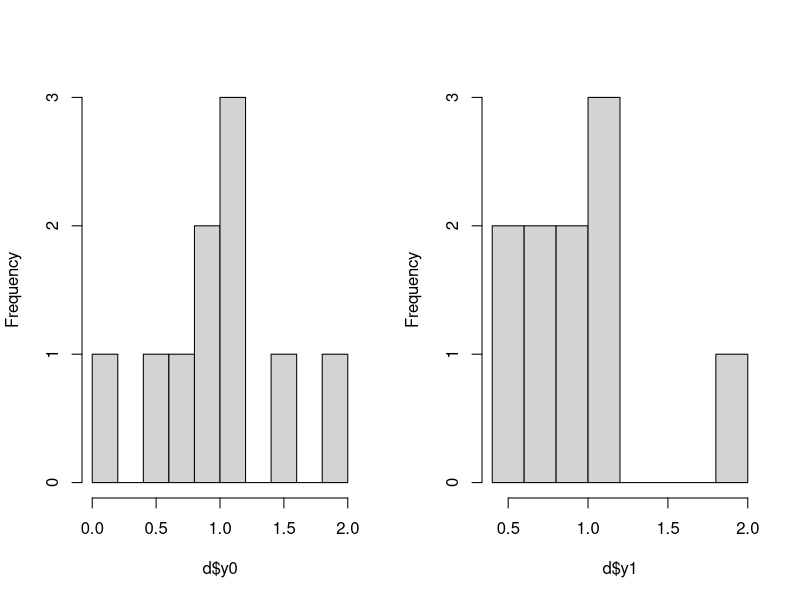

Here is the R script that generated this plot:
## ---- chunk 1
# Uploading the control and treatment groups outcome
po_control <- c(5,3,10,5,10)
po_treatment <- c(6,8,12,5,8)
tau <- po_control - po_treatment
## ---- chunk 2
# Some calculations I will need for the next table.  
data <- data.frame(y0 = c(10,15,20,20,10,15,15), y1 = c(15,15,30,15,20,15,30))
## ---- chunk 3
mean(data[data$y1>15,"y0"])
## ---- chunk 4
mean(data[data$y0>15,"y1"])
## ---- chunk 5
mean(data[data$y1>15,"y0"])
## ---- chunk 6
mean(data[data$y0>15,"y1"])
## ---- chunk 7
d <- data.frame(child = 1:10, 
                y0 = c(1.1, 0.1, 0.5, 0.9, 1.6, 2.0, 1.2, 0.7, 1.0, 1.1), 
                y1 = c(1.1, 0.6, 0.5, 0.9, 0.7, 2.0, 1.2, 0.7, 1.0, 1.1) )
knitr::kable(d)
## ---- chunk 8
# The individual treatment effect is defined as the difference between two potential outcomes
answer.POa <- d$y1 - d$y0
d$tau <- answer.POa
d
## ---- chunk 9
# print the two histograms side-by-side
par(mfrow=c(1,2))
hist(d$y0,breaks=9,main="")
hist(d$y1,breaks=9,main="")
## ---- chunk 10
answer.POd <- mean(answer.POa)
answer.POd
## ---- chunk 11
# Creating even and odd index
even_indexes<-seq(2,10,2)
odd_indexes<-seq(1,9,2)

# Simulating the assignment of odd-numbered children to treatment
po_treatment <- d[odd_indexes,]
# Simulating the assingment of even-numbered children to control
po_control <- d[even_indexes,]
# Calculating the estimate of the ATE
answer.POe <- mean(po_treatment$y1) - mean(po_control$y0)
# Here we are exposed to a selection bias because of the difference between the odd and even children.
answer.POe
## ---- chunk 12
# The ATE among the treated
mean(po_treatment$y0) - mean(po_control$y0)
## ---- chunk 13
# The selection bias
mean(po_treatment$y1 - po_treatment$y0)
## ---- chunk 14
s <- 0
for(i in 1:9) {
  # i-th element of `u1` squared into `i`-th position of `usq`
  s <- s + dim(combn(10,i))[2]
  paste(i,s)
}
paste("The number of possible ways to split is", s)

answer.POg <- s
## ---- chunk 15
# Creating 1-5 and 6-10 index
indexes1_5<-seq(1,5,1)
indexes6_10<-seq(6,10,1)

# Simulating the assignment of children 1-5 to treatment
po_treatment <- d[indexes1_5,]
# Simulating the assingment of children 6-10 to control
po_control <- d[indexes6_10,]
# Calculating the estimate of the ATE
answer.POh <- mean(po_treatment$y1) - mean(po_control$y0)
# Here we are exposed to a selection bias because because we are not manipulating "X". There might be a reson why 1-5 children, the ones who have the lowest vissual accuity choose to play more than 10 hours per week, maybe is just difficult for them to read and study so they prefere to play instead.
answer.POh
